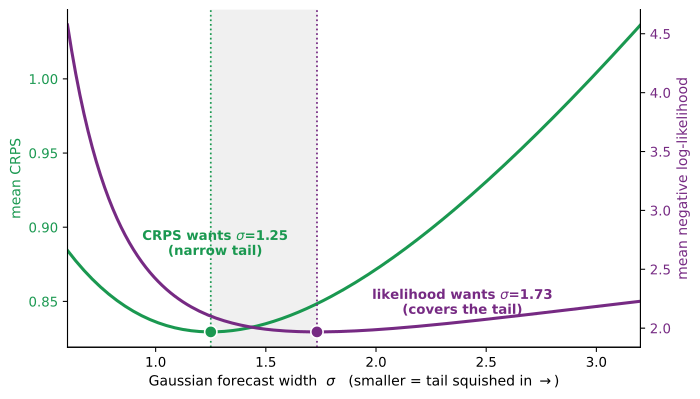

This chart was generated by the following Python code:
"""Figure for 'Likelihood versus CRPS: A New Perspective'.

Fit a Gaussian N(0, sigma^2) to Student-t(3) truth and plot, against the forecast
width sigma, the population mean CRPS and mean negative log-likelihood. The two
proper scores are minimized at different widths: CRPS prefers a narrower forecast
(the tail squished in) than likelihood. Curves are computed by numerical
integration, so the figure is deterministic. Writes crps-tail-blindness.{svg,pdf}.
"""
import os
import numpy as np
from scipy import stats, integrate
from scipy.optimize import minimize_scalar
import matplotlib
matplotlib.use("Agg")
import matplotlib.pyplot as plt

DF = 3
SQRT_PI = np.sqrt(np.pi)
f = lambda y: stats.t.pdf(y, DF)


def gauss_crps_at(y, s):
    w = y / s
    return s * (w * (2 * stats.norm.cdf(w) - 1) + 2 * stats.norm.pdf(w) - 1 / SQRT_PI)


def mean_crps(s):
    val, _ = integrate.quad(lambda y: gauss_crps_at(y, s) * f(y), -np.inf, np.inf, limit=200)
    return val


def mean_nll(s):
    return 0.5 * np.log(2 * np.pi * s * s) + 3.0 / (2 * s * s)  # E[Y^2] = Var(t3) = 3


sC = minimize_scalar(mean_crps, bounds=(0.8, 2.0), method="bounded").x
sL = float(np.sqrt(3.0))

sig = np.linspace(0.6, 3.2, 140)
crps = np.array([mean_crps(s) for s in sig])
nll = np.array([mean_nll(s) for s in sig])
c_crps, c_nll = "#1a9850", "#762a83"

fig, ax1 = plt.subplots(figsize=(7.4, 4.3))
fig.patch.set_facecolor("white")
ax1.plot(sig, crps, color=c_crps, lw=2.3)
ax1.set_xlabel(r"Gaussian forecast width  $\sigma$   (smaller = tail squished in $\rightarrow$)", fontsize=10.5)
ax1.set_ylabel("mean CRPS", color=c_crps, fontsize=10.5)
ax1.tick_params(axis="y", labelcolor=c_crps)
ax1.axvline(sC, color=c_crps, ls=":", lw=1.3)
ax2 = ax1.twinx()
ax2.plot(sig, nll, color=c_nll, lw=2.3)
ax2.set_ylabel("mean negative log-likelihood", color=c_nll, fontsize=10.5)
ax2.tick_params(axis="y", labelcolor=c_nll)
ax2.axvline(sL, color=c_nll, ls=":", lw=1.3)
ax1.scatter([sC], [crps.min()], color=c_crps, s=85, zorder=5, edgecolor="white", linewidth=1.2)
ax2.scatter([sL], [nll.min()], color=c_nll, s=85, zorder=5, edgecolor="white", linewidth=1.2)
ax1.annotate(f"CRPS wants $\\sigma$={sC:.2f}\n(narrow tail)", (sC, crps.min()),
             xytext=(sC + 0.02, crps.min() + 0.05), color=c_crps, fontsize=10,
             fontweight="bold", ha="center", va="bottom")
ax2.annotate(f"likelihood wants $\\sigma$={sL:.2f}\n(covers the tail)", (sL, nll.min()),
             xytext=(sL + 0.66, nll.min() + 0.13), color=c_nll, fontsize=10,
             fontweight="bold", ha="center", va="bottom")
ax1.axvspan(sC, sL, color="#bbbbbb", alpha=0.22)
ax1.set_xlim(sig.min(), sig.max())
ax1.spines["top"].set_visible(False)
ax2.spines["top"].set_visible(False)
fig.tight_layout()
here = os.path.dirname(os.path.abspath(__file__))
for ext in ("svg", "pdf"):
    fig.savefig(os.path.join(here, f"crps-tail-blindness.{ext}"), bbox_inches="tight")
print(f"sigma_CRPS={sC:.4f}  sigma_NLL={sL:.4f}")
print("wrote crps-tail-blindness.svg and .pdf")
